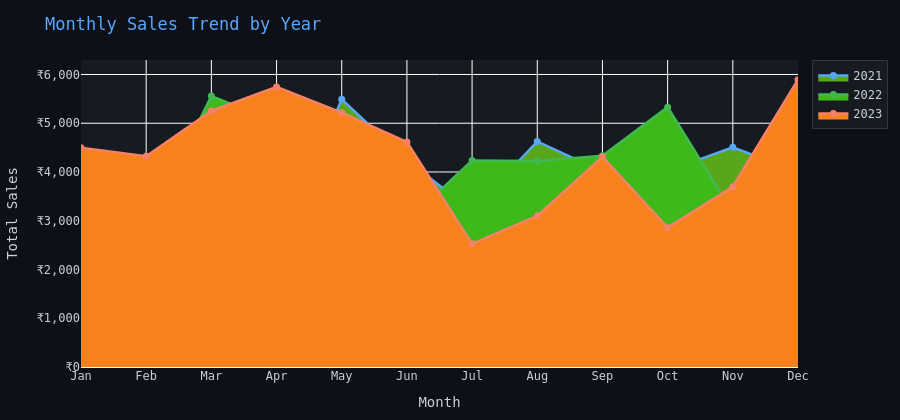

This figure's notebook cell:
### Markdown cell above
---
##  Chart 1 — Monthly Sales Trend (Interactive)
Hover over lines · Click legend to toggle years · Drag to zoom

### Code cell
monthly = df.groupby(['Year','Month'])['Sales'].sum().reset_index()

fig = go.Figure()
for yr, color in zip(sorted(monthly['Year'].unique()), COLORS):
    sub = monthly[monthly['Year'] == yr]
    fig.add_trace(go.Scatter(
        x=sub['Month'], y=sub['Sales'],
        mode='lines+markers',
        name=str(yr),
        line=dict(color=color, width=2.5),
        marker=dict(size=7, symbol='circle'),
        fill='tozeroy', fillcolor=color.replace('ff','1a').replace('50','1a').replace('66','1a'),
        hovertemplate='<b>%{fullData.name}</b><br>Month %{x}<br>Sales: ₹%{y:,.0f}<extra></extra>'
    ))

fig.update_layout(
    paper_bgcolor='#0d1117', plot_bgcolor='#161b22',
    font=dict(color='#c9d1d9', family='monospace'),
    legend=dict(bgcolor='#161b22', bordercolor='#30363d', borderwidth=1),
    hoverlabel=dict(bgcolor='#1c2128', bordercolor='#58a6ff', font_color='#c9d1d9'),
    margin=dict(l=60, r=30, t=60, b=50),
    title=dict(text=' Monthly Sales Trend by Year', font=dict(size=17, color='#58a6ff')),
    xaxis=dict(tickmode='array',
               tickvals=list(range(1,13)),
               ticktext=['Jan','Feb','Mar','Apr','May','Jun',
                         'Jul','Aug','Sep','Oct','Nov','Dec'],
               title='Month'),
    yaxis=dict(tickprefix='₹', tickformat=',.0f', title='Total Sales'),
    height=420
)
fig.show()

### Figure 1 — Plotly figure (JSON) as saved in the notebook; plotly's stock layout.template omitted (floating-point values rounded to 4 significant figures)
{"data": [{"fill": "tozeroy", "fillcolor": "#58a61a", "hovertemplate": "<b>%{fullData.name}</b><br>Month %{x}<br>Sales: ₹%{y:,.0f}<extra></extra>", "line": {"color": "#58a6ff", "width": 2.5}, "marker": {"size": 7, "symbol": "circle"}, "mode": "lines+markers", "name": "2021", "type": "scatter", "x": [1, 2, 3, 4, 5, 6, 7, 8, 9, 10, 11, 12], "y": [4284.0, 3112.0, 5254.0, 2371.0, 5490.0, 4237.0, 3208.0, 4626.0, 4005.0, 4024.0, 4508.0, 4004.0]}, {"fill": "tozeroy", "fillcolor": "#3fb91a", "hovertemplate": "<b>%{fullData.name}</b><br>Month %{x}<br>Sales: ₹%{y:,.0f}<extra></extra>", "line": {"color": "#3fb950", "width": 2.5}, "marker": {"size": 7, "symbol": "circle"}, "mode": "lines+markers", "name": "2022", "type": "scatter", "x": [1, 2, 3, 4, 5, 6, 7, 8, 9, 10, 11, 12], "y": [2587.0, 2843.0, 5557.0, 5025.0, 3453.0, 2985.0, 4235.0, 4226.0, 4331.0, 5330.0, 3167.0, 4385.0]}, {"fill": "tozeroy", "fillcolor": "#f7811a", "hovertemplate": "<b>%{fullData.name}</b><br>Month %{x}<br>Sales: ₹%{y:,.0f}<extra></extra>", "line": {"color": "#f78166", "width": 2.5}, "marker": {"size": 7, "symbol": "circle"}, "mode": "lines+markers", "name": "2023", "type": "scatter", "x": [1, 2, 3, 4, 5, 6, 7, 8, 9, 10, 11, 12], "y": [4497.0, 4325.0, 5252.0, 5745.0, 5216.0, 4617.0, 2526.0, 3101.0, 4311.0, 2858.0, 3697.0, 5893.0]}], "layout": {"font": {"color": "#c9d1d9", "family": "monospace"}, "height": 420, "hoverlabel": {"bgcolor": "#1c2128", "bordercolor": "#58a6ff", "font": {"color": "#c9d1d9"}}, "legend": {"bgcolor": "#161b22", "bordercolor": "#30363d", "borderwidth": 1}, "margin": {"b": 50, "l": 60, "r": 30, "t": 60}, "paper_bgcolor": "#0d1117", "plot_bgcolor": "#161b22", "title": {"font": {"color": "#58a6ff", "size": 17}, "text": " Monthly Sales Trend by Year"}, "xaxis": {"tickmode": "array", "ticktext": ["Jan", "Feb", "Mar", "Apr", "May", "Jun", "Jul", "Aug", "Sep", "Oct", "Nov", "Dec"], "tickvals": [1, 2, 3, 4, 5, 6, 7, 8, 9, 10, 11, 12], "title": {"text": "Month"}}, "yaxis": {"tickformat": ",.0f", "tickprefix": "₹", "title": {"text": "Total Sales"}}}}
